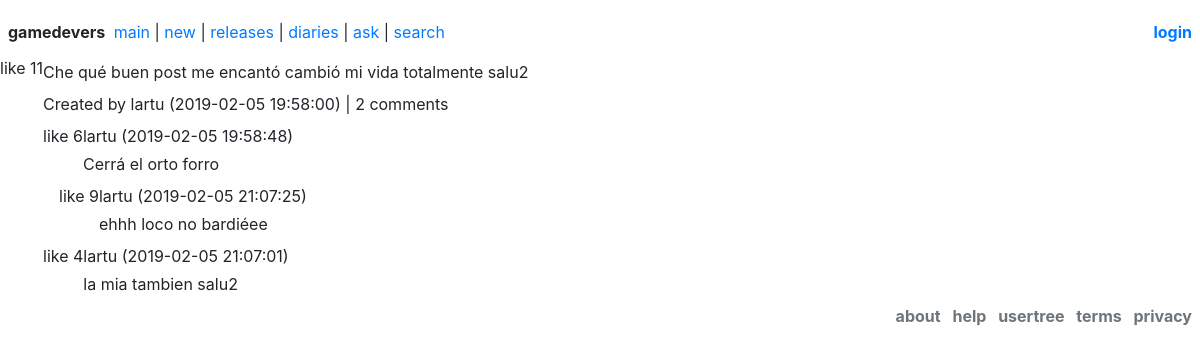
/post/index.php?id=2, run on the app's committed database.
### tables this page shows
CREATE TABLE `post` (
  `id` int(11) NOT NULL AUTO_INCREMENT,
  `creator_id` int(11) NOT NULL,
  `post_date` datetime NOT NULL DEFAULT '0000-00-00 00:00:00' ON UPDATE CURRENT_TIMESTAMP,
  `title` varchar(128) DEFAULT NULL,
  `body` varchar(2048) NOT NULL,
  `parent_id` int(11) NOT NULL,
  `category` int(11) DEFAULT NULL,
  `upvotes` int(11) NOT NULL,
  PRIMARY KEY (`id`)
);

CREATE TABLE `user` (
  `id` int(11) NOT NULL AUTO_INCREMENT,
  `username` varchar(30) NOT NULL,
  `user_group` int(11) NOT NULL DEFAULT '0',
  PRIMARY KEY (`id`)
);

### include/shibahug.php (called while the page is built, shortened)
<?php
function sqlSelect($table, $fields = "", $conditions = ""){
global $_shibahug__conn;
$select_clause  = _shibahug_formatSelect($fields);
$where_clause = _shibahug_formatWhere($conditions);
$sql = "SELECT ".$select_clause." FROM ".$table.$where_clause;
$query_result = $_shibahug__conn->query($sql);
$result = array();
if($query_result->num_rows>0){
$i = 0;
while($row = $query_result->fetch_assoc()){
$result[$i] = $row;
++$i;
}
}
return ($result);
}
function sqlCount($table, $conditions = ""){
global $_shibahug__conn;
$where_clause = _shibahug_formatWhere($conditions);
$sql = "SELECT COUNT(*) as cantidad FROM ".$table.$where_clause ;
$result = $_shibahug__conn->query($sql);
$row = $result->fetch_assoc();
$value = $row["cantidad"];
return ($value);
}
function sqlEncode($data){
$data = trim($data);
$data = stripslashes($data);
$data = htmlspecialchars($data);
$data = addslashes($data);
$data = str_replace("\"", "&#34;", $data);
$data = str_replace("'", "&#39;", $data);
return $data;
}
function _shibahug_formatSelect($fields){
if(!is_array($fields) && !empty($fields)) {
$fields = array($fields);
}
return empty($fields) ? "*" : implode(",", $fields);
}
function _shibahug_formatWhere($conditions){
if(!is_array($conditions) && !empty($conditions)) {
$conditions = array($conditions);
}
return empty($conditions) ? "" : " WHERE " . implode(" AND ", $conditions);
}
?>

### include/comment.php (the view, shortened to what this page needs)
<?php function comments_of($id, $first){ ?>
	<?php
		$comments = sqlSelect("post", "id, creator_id, post_date, body", "parent_id=$id");
		if(count($comments) == 0) return;
	?>
	<div class="<?php if(!$first) echo "comment-container ml-3"; ?>">
		<?php foreach($comments as $post){ ?>
			<div class="d-flex mt-2">
				<?php include "upvote.php"; ?>
				<div class="flex-grow-1">
					<div class="post-details">
						<?php
						$creator = sqlSelect("user", "id, username, user_group", "id=" . $post["creator_id"])[0];
						?>
						<span class="group-<?php echo $creator["user_group"]; ?>"><?php echo $creator["username"]; ?></span>
						(<?php echo $post["post_date"]; ?>)
					</div>
					<div class="post-body mt-1">
						<?php echo str_replace("\n", "<br>", $post["body"]); ?>
					</div>
				</div>
			</div>
			<?php comments_of($post["id"], false); ?>
		<?php } ?>
	</div>
<?php } ?>

### include/post-body.php (shortened to what this page needs)
<div class="d-flex mt-2">
	<?php include "upvote.php"; ?>
	<div class="flex-grow-1">
		<div class="post-body mt-1 mb-2">
			<?php echo str_replace("\n", "<br>", $post["body"]); ?>
		</div>
		<div class="post-details">
			<?php
			$creator = sqlSelect("user", "id, username, user_group", "id=" . $post["creator_id"])[0];
			$comment_count = sqlCount("post", "parent_id=" . $post["id"]);
			$comment_count = $comment_count . ($comment_count != 1 ? " comments" : " comment");
			?>
			Created by <span class="group-<?php echo $creator["user_group"]; ?>"><?php echo $creator["username"]; ?></span>
			(<?php echo $post["post_date"]; ?>)
			| <?php echo $comment_count; ?>
		</div>
		<?php require "comment.php"; ?>
		<?php comments_of($post["id"], true); ?>
	</div>
</div>

### include/upvote.php
<div class="text-center upvote-container">
	<span class="upvote-button">like</span>
	<span class="upvote-number"><?php echo rand(2, 19);?></span>
</div>

### data on the page
post: body "Che qué buen post me encantó cambió mi vida totalmente salu2", post_date "2019-02-05 19:58:00"
user: username "lartu"
post: user.username "lartu", post_date "2019-02-05 19:58:48", body "Cerrá el orto forro"
post: user.username "lartu", post_date "2019-02-05 21:07:25", body "ehhh loco no bardiéee"
post: user.username "lartu", post_date "2019-02-05 21:07:01", body "la mia tambien salu2"

### other printed values
$comment_count "2 comments"
